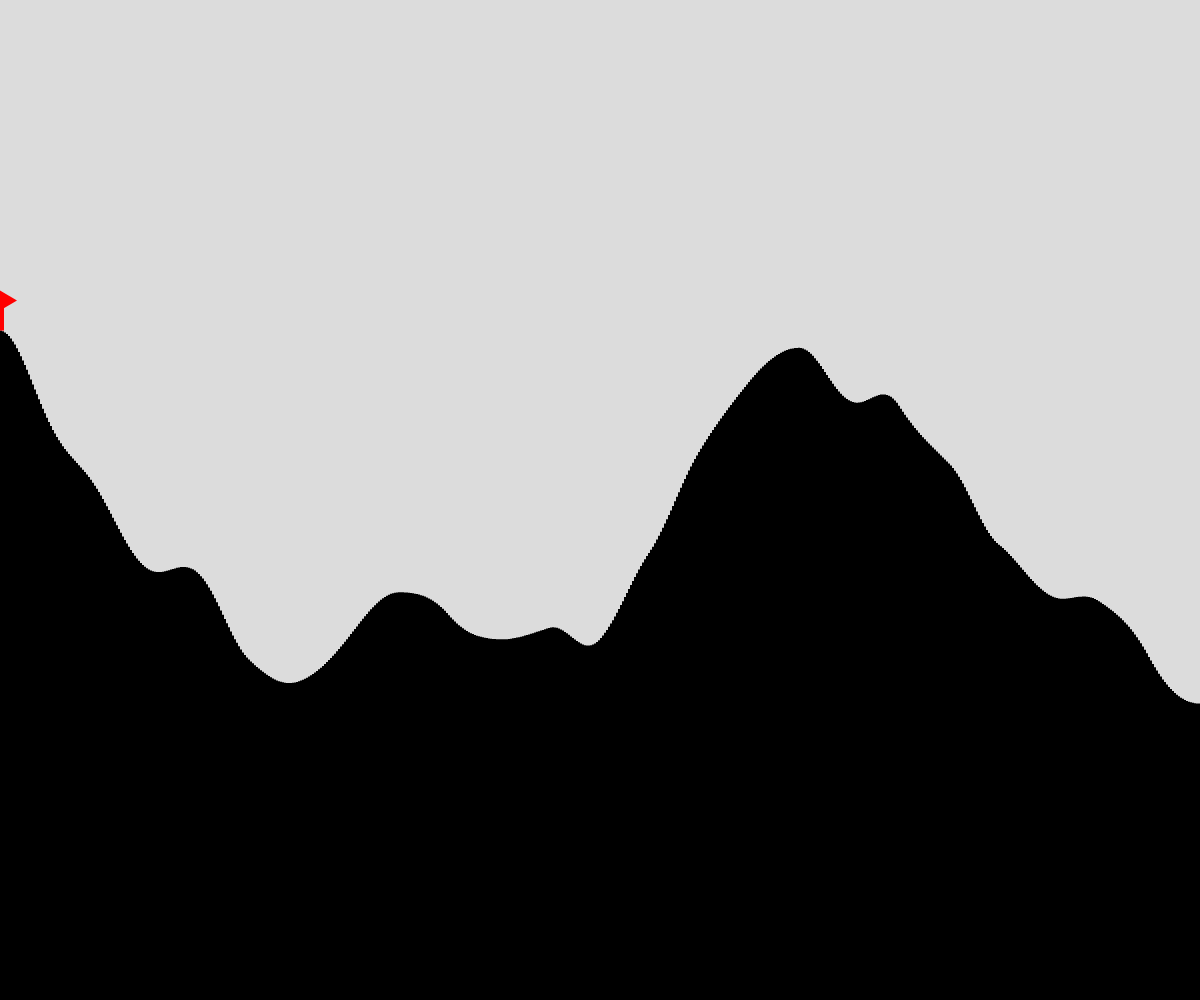
Frame 1 (no input)
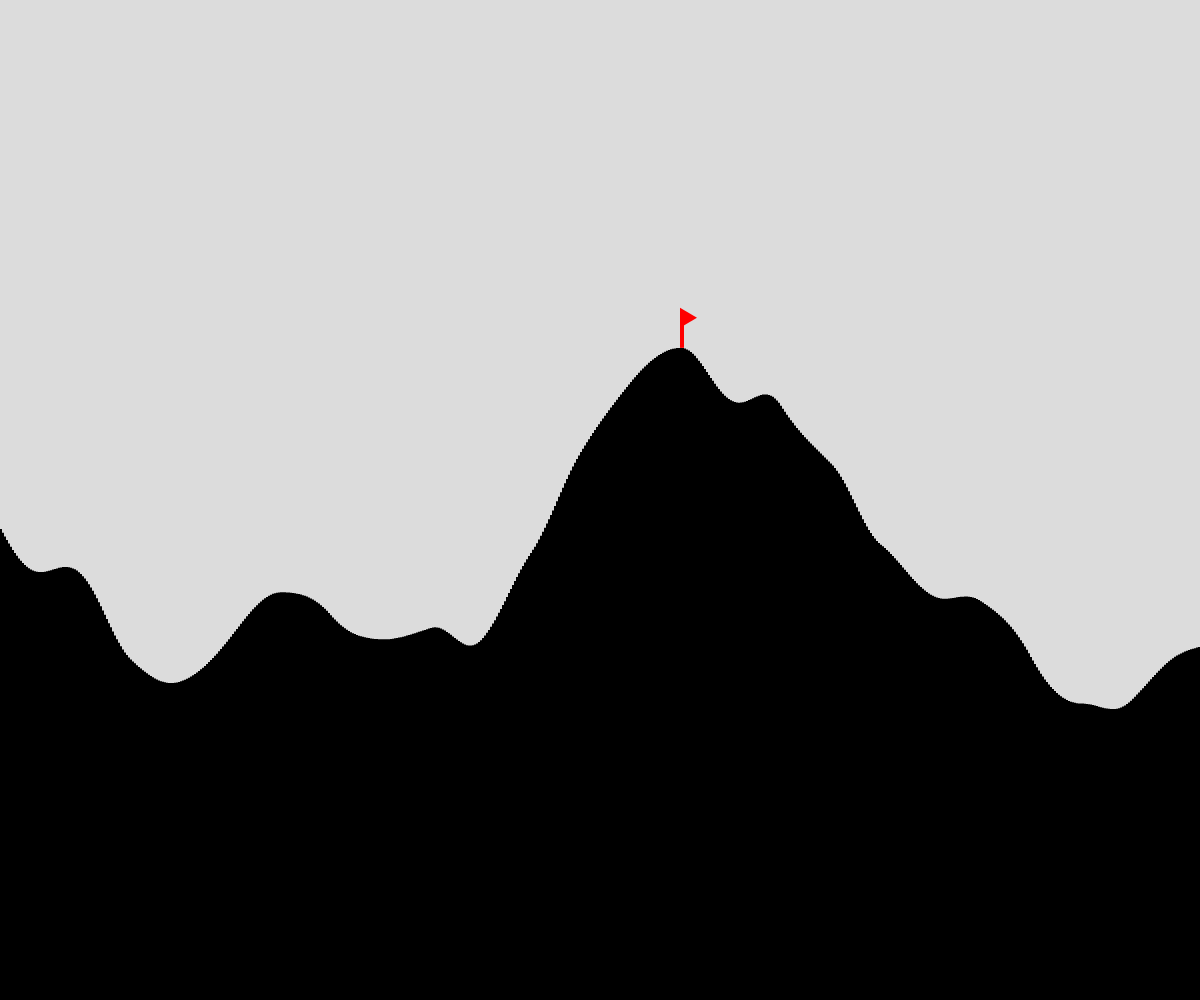
Frame 60 (no input)
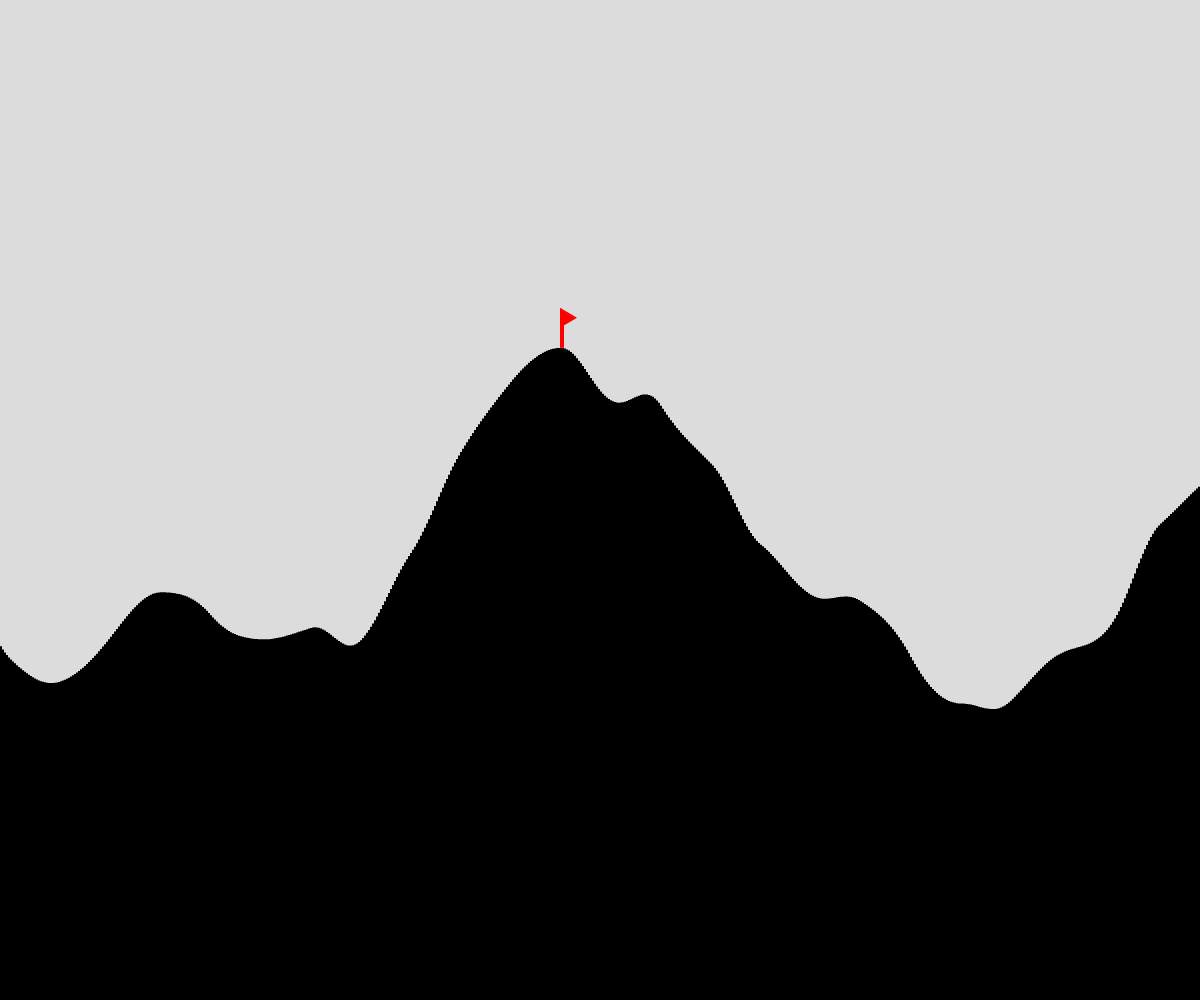
Frame 120 (the mouse pressed at the canvas centre since frame 60)

The p5.js sketch that drew these frames (run headless with seeded random() and noise() and a simulated clock; from frame 60 on, the mouse is pressed at the canvas centre):

// p5.js sketch
// ── sketch.js
// Perlin Noise
// Talha Ali Murad
// 05-10-2023
//
// Generating random terrain using noise()

// global variables
let rectWidth = 2;
let rectHeightTime = 0;
let noiseShift = 0.005;
let peakX, peakY;
let globalNoise = 0;


function setup() {
  createCanvas(windowWidth, windowHeight);
  noStroke();
  peakY = height;
}

function generateTerrain(noiseValue){
  // draws smooth moving terrain of somewhat random heights using noise()
  globalNoise += noiseShift;
  peakY = height;
  for(let x = 0; x < width; x += rectWidth){
    noiseValue += noiseShift;
    rectMode(CORNERS);
    let rectHeight = noise(noiseValue) * height;
    fill(0);
    rect(x , height, x + rectWidth, height - rectHeight);
    if(peakY > height - rectHeight){
      peakX = x + rectWidth;
      peakY = height - rectHeight;
    }
  }
}

function drawFlag(x, y){
  // draws a flag at the highest peak of the terrain
  fill(255, 0, 0);
  rect(x - 2, y, x + 2, y - 30);
  triangle(x - 2, y - 40, x - 2, y - 20, x + 15, y - 30);
}

function drawAverage(){
  // gets the average height of all the rectangles and renders it onscreen
}

function draw() {
  background(220);
  generateTerrain(globalNoise);
  drawFlag(peakX, peakY);
}
